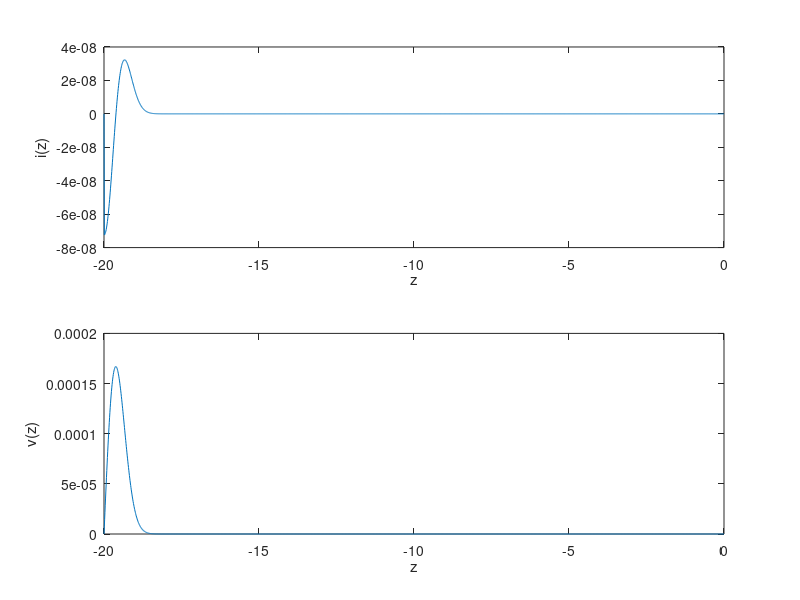

This chart was generated by the following MATLAB code:
Rl = [inf,0,100]; #resistencia da carga
Rs = 45; #resistencia fonte

Z0 = 50 ; #resistencia da linha
R = 0;
G = 0;
L = 252e-3;#valor p teste
C = 101e-6;#valor p teste
#valores muito pequenos usam muita memoria ( ~ 1e-5 ou menores), matriz linha 43
c = 1/sqrt(L*C);

l = 20;  # comprimento da linha, valor p teste
T = l/(0.9*3e+2) ; #tempo limite, valor p teste

dz = 1e-2; #valor p teste
dt = dz/(2*c); #valor p teste

z = -l:dz:0;
t = 0:dt:T;

c1 = -2*dt/(dt*dz*R + 2*dz*L);
c2 = (2*L * R*dt)/(2*L + dt*R);
c3 = -2*dt/(dt*dz*G + 2*dz*C);
c4 = (2*C- dt*G)/(2*C + dt*G);

 
function y = u(t)
  if t<0
    y = 0;
  else
    y = 1;
  endif
endfunction

function y = Vs1(t)
  y = 2*u(t);
endfunction

function y = Vs2(t,l)
  y = u(t) - u(t - l/(27e+8));# valor p teste
endfunction

i = v = zeros( length(t) , length(z) );
Lz = length(z);


#condicoes iniciais
v(1,1) = 2;
i(1,1) = v(1,1)/Z0;

#v(1,length(z)) = ;
#i(1,length(z)) = ;

n = 1;

subplot(2,1,1);
plot(z,i(n,:));
xlabel("z");
ylabel("i(z)");

subplot(2,1,2);
plot(z,v(n,:));
xlabel("z");
ylabel("v(z)");
drawnow;

#{
i(n,k) -> i(n+1/2,k)
v(n,k) -> v(n,k+1/2)
#}


for n = 2:length(t)
  #i(2,1)= ;
  #v(2,1)= ;
  # codigo vetorizado, muito mais rápido
  i(n,2:Lz-1) = c1*(v(n-1,2:Lz-1) - v(n-1,1:Lz-2)) + c2*i(n-1,2:Lz-1); 
  v(n,2:Lz-1) = c3*(i(n,3:Lz) - i(n,2:Lz-1)) + c4*v(n-1,2: Lz-1);    
  
endfor

# apenas alguns valores são plotados, muito mais rápido 
for n = 1:(length(t)/50)#um em cada 50, valor p teste
  subplot(2,1,1);
  plot(z,i(50*n,:));
  xlabel("z");
  ylabel("i(z)");

  subplot(2,1,2);
  plot(z,v(50*n,:));
  xlabel("z");
  ylabel("v(z)");
  drawnow;
  
endfor
